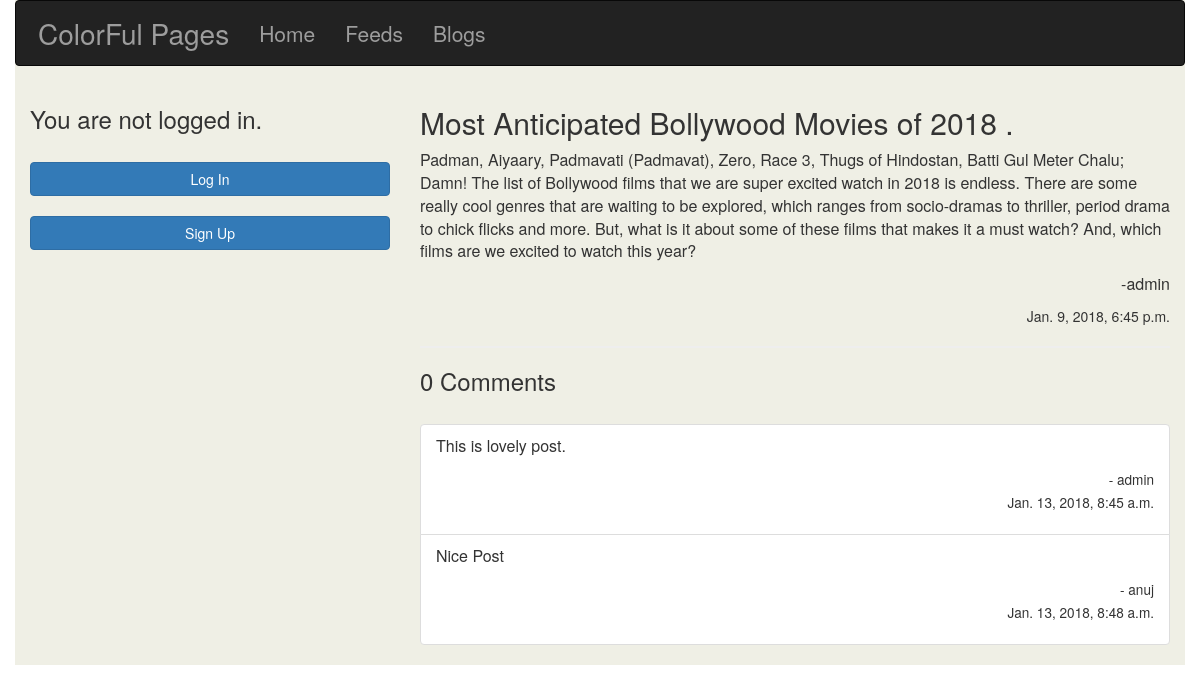
Screenshot of /blogs/1/ with the database file from the repository.
### blogs/models.py (models this page shows, shortened)
class Blog(models.Model):
	title = models.CharField(max_length=255, null=False, unique=True)
	user = models.ForeignKey(User, on_delete=models.CASCADE)
	content = models.TextField(max_length=2000)
	create_date = models.DateTimeField(auto_now_add=True)
	likes = models.IntegerField(default=0)
	comments = models.IntegerField(default=0)

class Comment(models.Model):
	user = models.ForeignKey(User, on_delete=models.CASCADE)
	blog = models.ForeignKey(Blog, on_delete=models.CASCADE)
	content = models.TextField(max_length=500)
	date = models.DateTimeField(auto_now_add=True)
	parent = models.ForeignKey(
		'Comment',
		null=True,
		blank=True,
		on_delete=models.CASCADE)

### blogs/views.py (the view, shortened to what this page needs)
# urls.py: path('<int:blog_id>/', views.blog),
def blog(request,blog_id):
	blog = Blog.objects.get(id=blog_id)
	comments = Comment.objects.filter(blog=blog)
	return render(request,'blogs/blog.html',{'blog':blog, 'comments':comments})

### templates/blogs/blog.html (shortened to what this page needs)
{% extends 'base.html' %}
{% block body %}
	<h2>{{ blog.title }}</h2>
	<div>
		<p>
			{{ blog.content }}
		</p>
	</div>
	<div class="text-right">
		<p>-{{ blog.user.username }}</p>
		{{ blog.create_date }}<br>
	</div>
	<div><hr style="color: white;border-width: 2px;"></div>
	<div class="h3">
		{{ blog.comments }} Comments
	</div>
	<br>
	<div>
		<ul class="list-group">
			{% for comment in comments %}
				<li class="list-group-item">
					<p>{{ comment.content }}</p>
					<div class="text-right">
						<p><small>
							- {{ comment.user }}<br>
							{{ comment.date }}
							</small>
						</p>
					</div>
				</li>
			{% endfor %}
		</ul>
	</div>
{% endblock %}

### templates/base.html (style rules this page uses)
p { font-size: 16px; }

### rows the page displays
Blog: title "Most Anticipated Bollywood Movies of 2018 .", content "Padman, Aiyaary, Padmavati (Padmavat), Zero, Race 3, Thugs of Hindostan, Batti Gul Meter Chalu; Damn! The list of Bollywood films that we are super excited watch in 2018 is endless. There are some really cool genres that are waiting to be explored, which ranges from socio-dramas to thriller, period drama to chick flicks and more. But, what is it about some of these films that makes it a must watch? And, which films are we excited to watch this year?", user.username "admin", create_date "Jan. 9, 2018, 6:45 p.m.", comments "0"
Comment: content "This is lovely post.", user "admin", date "Jan. 13, 2018, 8:45 a.m."
Comment: content "Nice Post", user "anuj", date "Jan. 13, 2018, 8:48 a.m."
